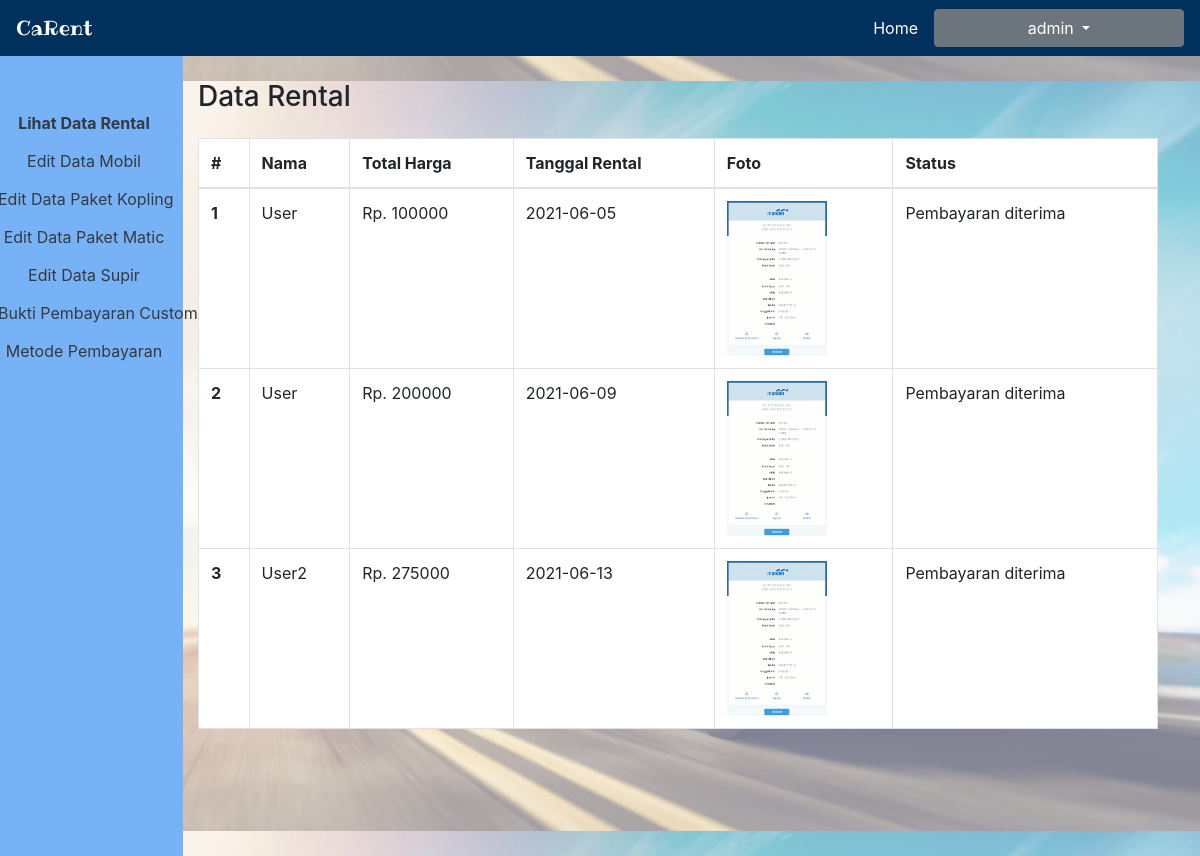
The page /lihatdatarental.php (signed in) on the database its author committed.
### tables this page shows
CREATE TABLE `buktipembayaranrental` (
  `id` int(11) NOT NULL,
  `id_customer` int(11) DEFAULT NULL,
  `foto` varchar(1000) DEFAULT NULL,
  `metode` varchar(50) DEFAULT NULL,
  `uniqueid` varchar(50) DEFAULT NULL
);

CREATE TABLE `customer` (
  `id` int(11) NOT NULL,
  `nama` varchar(50) NOT NULL DEFAULT '0',
  `username` varchar(50) NOT NULL DEFAULT '0',
  `password` varchar(50) NOT NULL DEFAULT '0',
  `alamat` varchar(50) NOT NULL DEFAULT '0',
  `notelp` varchar(50) NOT NULL DEFAULT '0',
  `ktp` varchar(1000) NOT NULL DEFAULT '0'
);

CREATE TABLE `rental` (
  `id` int(11) NOT NULL,
  `id_customer` int(11) NOT NULL DEFAULT 0,
  `id_barang` int(11) DEFAULT NULL,
  `durasi` int(11) NOT NULL DEFAULT 0,
  `tanggal` date NOT NULL,
  `harga` int(11) NOT NULL DEFAULT 0,
  `jenis` varchar(50) NOT NULL DEFAULT '0',
  `status` varchar(50) NOT NULL DEFAULT '0',
  `uniqueid` varchar(50) NOT NULL DEFAULT '0'
);

### loggedin-admin.php (called while the page is built, shortened)
<?php
$admin = new Admin($conn);
$admin->getDataById($_SESSION["id"]);
?>

### classes.php (called while the page is built, shortened)
<?php
class Customer
{
    public $id,$username,$password,$notelp,$nama,$ktp,$alamat,$conn;
    function __construct($conn)
    {
        $this->conn = $conn;
    }
    public function prepare($query,$type, ...$params) {
        $stmt = $this->conn->prepare($query);
        $stmt->bind_param($type, ...$params);
        return $stmt;
    }
    function getDataById($id)
    {
        $q = $this->prepare(
            "SELECT * FROM customer WHERE id = ?",
            "i",
            $id
        );
        $q->execute();
        $res = $q->get_result();
        $data = $res->fetch_assoc();
        $this->nama = $data["nama"];
    }
}
class Admin
{
    public $conn,$username,$password;
    function __construct($conn)
    {
        $this->conn = $conn;
    }
    public function prepare($query,$type, ...$params) {
        $stmt = $this->conn->prepare($query);
        $stmt->bind_param($type, ...$params);
        return $stmt;
    }
    function getDataById($id)
    {
        $q = $this->prepare(
            "SELECT * FROM admin WHERE id = ?",
            "i",
            $id
        );
        $q->execute();
        $res = $q->get_result();
        $data = $res->fetch_assoc();
        $this->username = $data["username"];
    }
}
class Rental
{
    public $conn,$id_customer,$id_barang,$durasi,$tanggal,$harga,$jenis,$status,$uniqueid;
    function __construct($conn)
    {
        $this->conn = $conn;
    }
    public function getDataByUniqueId($id)
    {
        $q = $this->prepare("SELECT * FROM rental WHERE uniqueid = ?","s",$id);
        $q->execute();
        $res = $q->get_result();
        $data = $res->fetch_assoc();
        $this->tanggal = $data["tanggal"];
        $this->harga = $data["harga"];
        $this->status = $data["status"];
    }
    public function prepare($query,$type, ...$params) {
        $stmt = $this->conn->prepare($query);
        $stmt->bind_param($type, ...$params);
        return $stmt;
    }
}
class BuktiPembayaran
{
    public $id,$foto,$metode,$uniqueid,$id_customer,$conn;
    private $table = "buktipembayaranrental";
    function __construct($conn)
    {
        $this->conn = $conn;
    }
    public function prepare($query,$type, ...$params) {
        $stmt = $this->conn->prepare($query);
        $stmt->bind_param($type, ...$params);
        return $stmt;
    }
    public function getDataByUniqueId($id)
    {
        $q = $this->prepare("SELECT * FROM $this->table WHERE uniqueid = ?","i",$id);
        $q->execute();
        $res = $q->get_result();
        $data = $res->fetch_assoc();
        $this->foto = $data["foto"];
    }
    public function selectAll()
    {
        return $this->conn->query("SELECT * FROM $this->table");
    }
}

### lihatdatarental.php (the view, shortened to what this page needs)
<?php
require "auth.php";
require "loggedin-admin.php";
?>
<!DOCTYPE html>
<html>
    <head>
        <link rel="stylesheet" href="css/main.css">
        <link rel="stylesheet" href="bootstrap/css/bootstrap.min.css">
    </head>
    <body>
        <?php require 'navbar-admin-loggedin.php'; ?>
        <div class="bgdiv-truck" style="height:100vh;">
            <div class="row h-100" id="menulol" style="width:99vw;">
                <div class="col-2 bg-lightblue p-0 pt-5 pb-5">
                    <?php
                        require "adminmenu.php";
                    ?>
                </div>
                <div class="col">
                    <h3 class="mt-4 mb-4">Data Rental</h3>
                    <table class="table table-bordered bg-white">
                        <thead>
                            <tr>
                            <th scope="col">#</th>
                            <th scope="col">Nama</th>
                            <th scope="col">Total Harga</th>
                            <th scope="col">Tanggal Rental</th>
                            <th scope="col">Foto</th>
                            <th scope="col">Status</th>
                            </tr>
                        </thead>
                        <tbody>
                        <?php
                            $allbukti = new BuktiPembayaran($conn);
                            $res = $allbukti->selectAll();
                            $i = 0;
                            while ($d = $res->fetch_assoc())
                            {
                                $i++;
                                $bukti = new BuktiPembayaran($conn);
                                $bukti->getDataByUniqueId($d["uniqueid"]);
                                $rental = new Rental($conn);
                                $rental->getDataByUniqueId($d["uniqueid"]);
                                $cust = new Customer($conn);
                                $cust->getDataById($rental->id_customer);
                                $status = "";
                                switch($rental->status)
                                {
                                    case StatusRental::$bukti_pembayaran_diterima:
                                        $status = "Pembayaran diterima";
                                        break;
                                }
                                echo '
                                <tr>
                                <th scope="row">'.$i.'</th>
                                <td>'.$cust->nama.'</td>
                                <td>Rp. '.$rental->harga.'</td>
                                <td>'.$rental->tanggal.'</td>
                                <td><img src="foto_bukti/'.$bukti->foto.'" width="100px"></td>
                                <td>
                                '.$status.'
                                </td>
                            </tr>';
                            }
                        ?>
                        </tbody>
                    </table>
                </div>
            </div>
        </div>
    </body>
</html>

### navbar-admin-loggedin.php (shortened to what this page needs)
<nav class="navbar navbar-light bg-bdnavy text-white justify-content-between">
    <a class="navbar-brand" style="font-family:Ripeye;">CaRent</a>
    <form class="form-inline my-2 my-lg-0">
        <a class="text-white mr-3" href="home.php">Home</a>
        <div class="dropdown">
            <button class="btn btn-secondary dropdown-toggle" style="width:250px;" type="button" id="dropdownMenuButton" data-toggle="dropdown" aria-haspopup="true" aria-expanded="false">
                <?php echo $admin->username; ?>
            </button>
        </div>
    </form>
</nav>

### css/main.css (style rules this page uses)
.bg-bdnavy { background-color: #00315c; }
.bgdiv-truck { background-image: url("../img/wALL 4.png"); background-position-y: center; background-size: 100% auto; box-shadow: inset 0 0 0 1000px rgba(255,255,255,.5); }
.bg-lightblue { background-color: rgb(120,178,246)!important; }

### rows shown on the page
buktipembayaranrental: id_customer.nama "User", rental.harga "100000", rental.tanggal "2021-06-05", foto (picture), rental.status "Pembayaran diterima"
buktipembayaranrental: id_customer.nama "User", rental.harga "200000", rental.tanggal "2021-06-09", foto (picture), rental.status "Pembayaran diterima"
buktipembayaranrental: id_customer.nama "User2", rental.harga "275000", rental.tanggal "2021-06-13", foto (picture), rental.status "Pembayaran diterima"

### other values the page prints
$admin->username "admin"
